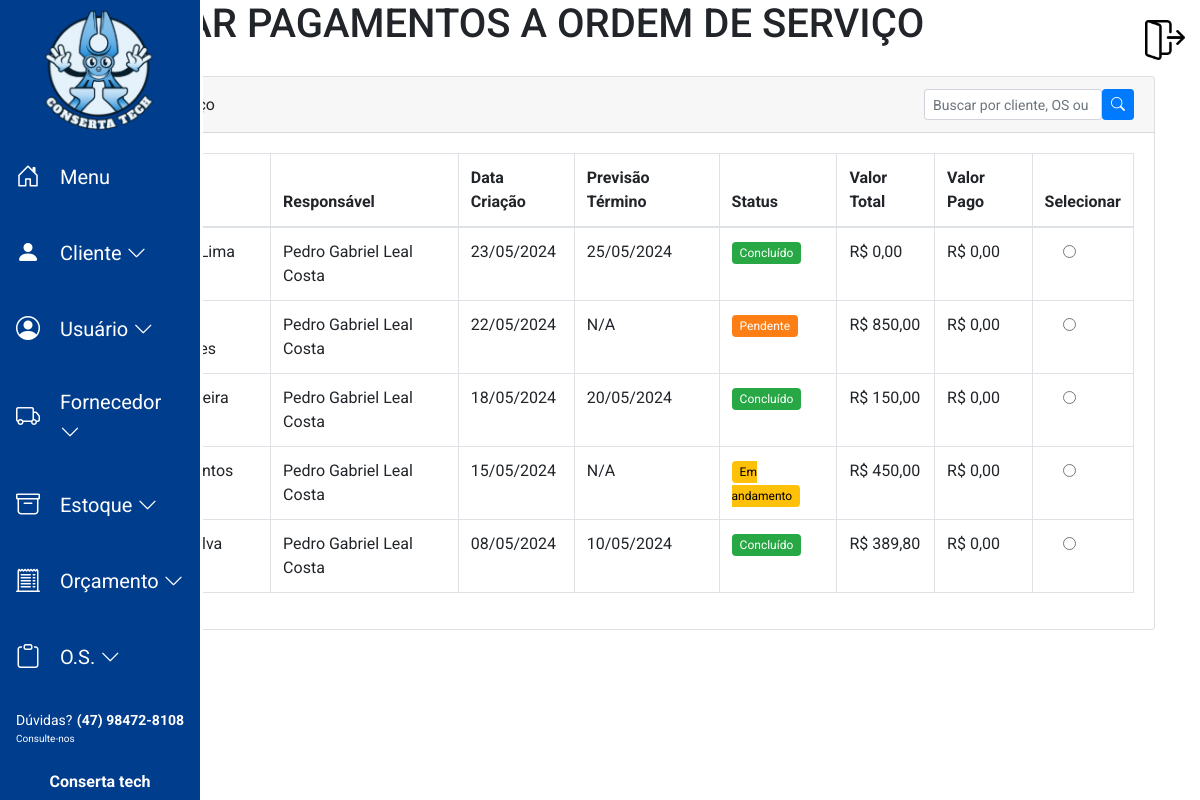
The app's page /Sistema_Conserta_Tech/Financas/pagamento_os.php with its own data.
### tables this page shows
CREATE TABLE `ordens_servico` (
    `id` INT PRIMARY KEY AUTO_INCREMENT,
    `id_cliente` INT NOT NULL,
    `id_usuario` INT NOT NULL,
    `data_termino` DATE,
    `status` VARCHAR(20) DEFAULT 'aberto',
    `observacoes` TEXT,
    `data_criacao` TIMESTAMP DEFAULT CURRENT_TIMESTAMP,
    CONSTRAINT `fk_ordens_cliente` FOREIGN KEY (`id_cliente`) REFERENCES `cliente` (`id_cliente`) ON DELETE CASCADE,
    CONSTRAINT `fk_ordens_usuario` FOREIGN KEY (`id_usuario`) REFERENCES `usuario` (`id_usuario`) ON DELETE CASCADE
);

CREATE TABLE `cliente` (
  `id_cliente` INT NOT NULL AUTO_INCREMENT,
  `id_usuario` INT NOT NULL,
  `email` VARCHAR(100),
   `cpf` VARCHAR(18) DEFAULT NULL,
  `nome` VARCHAR(40),
  `observacao` VARCHAR(255),
  `data_nasc` DATE DEFAULT NULL,
  `data_cad` DATE DEFAULT NULL,
  `sexo` ENUM('M','F'),
  `cep` VARCHAR(10) DEFAULT NULL,
  `logradouro` VARCHAR(80) DEFAULT NULL,
  `tipo` VARCHAR(20) DEFAULT NULL,
  `complemento` VARCHAR(15) DEFAULT NULL,
  `numero` INT DEFAULT NULL,
  `cidade` VARCHAR(30) DEFAULT NULL,
  `telefone` VARCHAR(18) DEFAULT NULL,
  `uf` VARCHAR(2) DEFAULT NULL,
  `bairro` VARCHAR(20) DEFAULT NULL,
  `inativo` TINYINT DEFAULT 0,
  PRIMARY KEY (`id_cliente`),
  CONSTRAINT `fk_cliente_usuario` FOREIGN KEY (`id_usuario`) REFERENCES `usuario` (`id_usuario`) ON DELETE CASCADE
);

CREATE TABLE `usuario` (
  `id_usuario` INT NOT NULL AUTO_INCREMENT,
  `id_perfil` INT NOT NULL,
  `nome` VARCHAR(50) NOT NULL,
  `cpf` VARCHAR(15) UNIQUE,
  `username` VARCHAR(30) UNIQUE NOT NULL,
  `email` VARCHAR(100) UNIQUE NOT NULL,
  `senha` VARCHAR(255) NOT NULL,
  `data_cad` DATE DEFAULT NULL,
  `data_nasc` DATE DEFAULT NULL,
  `sexo` ENUM('M','F','O'),
  `cep` VARCHAR(10) DEFAULT NULL,
  `logradouro` VARCHAR(80) DEFAULT NULL,
  `tipo` VARCHAR(20) DEFAULT NULL,
  `complemento` VARCHAR(15) DEFAULT NULL,
  `numero` INT DEFAULT NULL,
  `cidade` VARCHAR(30) DEFAULT NULL,
  `uf` VARCHAR(2) DEFAULT NULL,
  `bairro` VARCHAR(20) DEFAULT NULL,
  `telefone` VARCHAR(18) DEFAULT NULL,
  `inativo` TINYINT DEFAULT 0,
  `senha_temporaria` TINYINT DEFAULT 0,
  PRIMARY KEY (`id_usuario`),
  CONSTRAINT `fk_usuario_perfil` FOREIGN KEY (`id_perfil`) REFERENCES `perfil` (`id_perfil`) ON DELETE CASCADE
);

### Sistema_Conserta_Tech/Financas/pagamento_os.php (the view, shortened to what this page needs)
<!DOCTYPE html>
<html lang="pt-BR">
<head>
    <link rel="stylesheet" href="../bootstrap/css/bootstrap.min.css">
    <link rel="stylesheet" href="https://cdn.jsdelivr.net/npm/bootstrap-icons@1.10.3/font/bootstrap-icons.css" />
    <link rel="stylesheet" href="../Menu_lateral/css-home-bar.css" />
    <link rel="stylesheet" href="https://cdn.jsdelivr.net/npm/flatpickr/dist/flatpickr.min.css">
    <link rel="stylesheet" href="https://cdn.jsdelivr.net/npm/notyf@3/notyf.min.css">
</head>
<body>
    <div class="container">
        <h1>ASSOCIAR PAGAMENTOS A ORDEM DE SERVIÇO</h1>
        <?php include("../Menu_lateral/menu.php"); ?>
        <div class="card mb-4">
            <div class="card-header d-flex justify-content-between align-items-center">
                <div><i class="bi bi-list-check"></i> Ordens de Serviço</div>
                <div class="search-container">
                    <form method="GET" action="" class="d-flex">
                        <input type="text" name="search" class="form-control form-control-sm me-2"
                            placeholder="Buscar por cliente, OS ou status..."
                            value="<?= isset($_GET['search']) ? htmlspecialchars($_GET['search']) : '' ?>">
                        <button type="submit" class="btn btn-primary btn-sm">
                            <i class="bi bi-search"></i>
                        </button>
                    </form>
                </div>
            </div>
            <div class="card-body">
                <div class="table-responsive">
                    <table class="table table-bordered table-hover" id="dataTable" width="100%" cellspacing="0">
                        <thead>
                            <tr>
                                <th>Nº OS</th>
                                <th>Cliente</th>
                                <th>Responsável</th>
                                <th>Data Criação</th>
                                <th>Previsão Término</th>
                                <th>Status</th>
                                <th>Valor Total</th>
                                <th>Valor Pago</th>
                                <th>Selecionar</th>
                            </tr>
                        </thead>
                        <tbody>
                            <?php
                            require_once '../Conexao/conexao.php';
                            try {
                                $sql_os = "SELECT
                                    os.id as id_os,
                                    os.data_criacao,
                                    os.data_termino,
                                    os.status,
                                    c.nome as cliente_nome,
                                    u.nome as tecnico_nome,
                                    (SELECT COALESCE(SUM(s.valor), 0)
                                    FROM equipamentos_os e
                                    LEFT JOIN servicos_os s ON e.id = s.id_equipamento
                                    WHERE e.id_os = os.id) as valor_total,
                                    (SELECT COALESCE(SUM(p.valor_total), 0)
                                    FROM pagamento p
                                    WHERE p.id_os = os.id AND p.status = 'Concluído') as valor_pago
                                FROM ordens_servico os
                                INNER JOIN cliente c ON os.id_cliente = c.id_cliente
                                INNER JOIN usuario u ON os.id_usuario = u.id_usuario";
                                $sql_os .= " GROUP BY os.id ORDER BY os.data_criacao DESC";
                                $stmt_os = $pdo->prepare($sql_os);
                                $stmt_os->execute();
                                $ordens_servico = $stmt_os->fetchAll();
                                foreach ($ordens_servico as $os) {
                                    $status_class = '';
                                    switch ($os['status']) {
                                        case 'Em andamento':
                                            $status_class = 'status-andamento';
                                            break;
                                        case 'Pendente':
                                            $status_class = 'status-pendente';
                                            break;
                                        case 'Concluído':
                                            $status_class = 'status-concluido';
                                            break;
                                    }
                            ?>
                            <tr data-os-id="<?= $os['id_os'] ?>">
                                <td><?= $os['id_os'] ?></td>
                                <td><?= htmlspecialchars($os['cliente_nome']) ?></td>
                                <td><?= htmlspecialchars($os['tecnico_nome']) ?></td>
                                <td><?= date('d/m/Y', strtotime($os['data_criacao'])) ?></td>
                                <td><?= $os['data_termino'] ? date('d/m/Y', strtotime($os['data_termino'])) : 'N/A' ?></td>
                                <td><span class="status-badge <?= $status_class ?>"><?= $os['status'] ?></span></td>
                                <td>R$ <?= number_format($os['valor_total'], 2, ',', '.') ?></td>
                                <td>R$ <?= number_format($os['valor_pago'], 2, ',', '.') ?></td>
                                <td class="text-center">
                                    <input type="radio" class="form-check-input" name="selected_os" value="<?= $os['id_os'] ?>">
                                </td>
                            </tr>
                            <?php
                                }
                            } catch (PDOException $e) {
                                echo "<tr><td colspan='9' class='text-center text-danger'>Erro ao carregar OS: " . $e->getMessage() . "</td></tr>";
                            }
                            ?>
                        </tbody>
                    </table>
                </div>
            </div>
        </div>
    </div>
</body>
</html>

### Sistema_Conserta_Tech/Menu_lateral/css-home-bar.css (style rules this page uses)
* { margin: 0; padding: 0; box-sizing: border-box; font-family: 'Roboto', sans-serif; }
html, body { height: 100%; overflow-x: hidden; }

### Sistema_Conserta_Tech/Financas/pagamento_os.php (style rules this page uses)
.status-badge { padding: 4px 8px; border-radius: 4px; font-size: 12px; color: white; }
.status-andamento { background-color: #ffc107; color: #000; }
.status-pendente { background-color: #fd7e14; }
.status-concluido { background-color: #28a745; }

### records on screen
ordens_servico: id "5", id_cliente.nome "Juliana Lima", id_usuario.nome "Pedro Gabriel Leal Costa", data_criacao "23/05/2024", data_termino "25/05/2024", status "Concluído", valor_total "0,00", valor_pago "0,00"
ordens_servico: id "4", id_cliente.nome "Carlos Rodrigues", id_usuario.nome "Pedro Gabriel Leal Costa", data_criacao "22/05/2024", shows "N/A", status "Pendente", valor_total "850,00", valor_pago "0,00"
ordens_servico: id "3", id_cliente.nome "Ana Oliveira", id_usuario.nome "Pedro Gabriel Leal Costa", data_criacao "18/05/2024", data_termino "20/05/2024", status "Concluído", valor_total "150,00", valor_pago "0,00"
ordens_servico: id_cliente.nome "João Santos", id_usuario.nome "Pedro Gabriel Leal Costa", data_criacao "15/05/2024", shows "N/A", status "Em andamento", valor_total "450,00", valor_pago "0,00"
ordens_servico: id_cliente.nome "Maria Silva", id_usuario.nome "Pedro Gabriel Leal Costa", data_criacao "08/05/2024", data_termino "10/05/2024", status "Concluído", valor_total "389,80", valor_pago "0,00"
